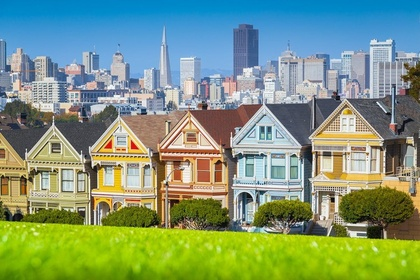
%> input picture demosaicing/training.jpg, 420 x 280 px, shrunk from 750 x 500 before the run
$ octave demosaicing.m   (GNU Octave 9; MATLAB toolbox functions it lacks are replaced by stand-ins)
%> lines starting %> are read from the running program, lines starting %| are printed output that depends on the picture; long printed decimals are rounded
clc; clear;

%% TRAINING
training_img = double(imread("training.jpg"));

r = training_img(:,:,1);
g = training_img(:,:,2);
b = training_img(:,:,3);

r_padded = padarray(r, [2 2], 'symmetric', 'both');
g_padded = padarray(g, [2 2], 'symmetric', 'both');
b_padded = padarray(b, [2 2], 'symmetric', 'both');
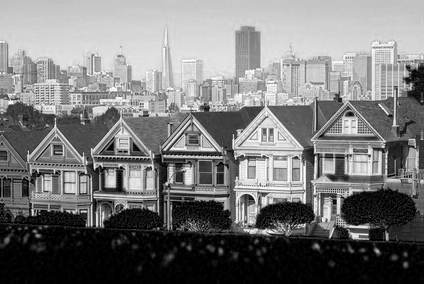
%> b_padded: size 284x424 double; min 0, max 255, mean 121

r = r(:);
g = g(:);
b = b(:);

Xr = im2col(r_padded, [5,5]);
Xg = im2col(g_padded, [5,5]);
Xb = im2col(b_padded, [5,5]);

[Ag_rggb, Ab_rggb] = rggb(Xr, Xg, Xb, g, b);
%> in rggb, `Ag = (X'*X)\X'*green;`: Ag = 25 values, max 0.789 at index 13, min -0.136 at index 11, mean 0.04
%> in rggb, `Ab = (X'*X)\X'*blue;`: Ab = 25 values, max 0.763 at index 13, min -0.121 at index 11, mean 0.04
%> Ag_rggb has the same summary as Ag in rggb; Ab_rggb has the same summary as Ab in rggb
[Ar_gbrg, Ab_gbrg] = gbrg(Xr, Xg, Xb, r, b);
%> in gbrg, `Ar = (X'*X)\X'*red;`: Ar = 25 values, max 0.894 at index 13, min -0.121 at index 7, mean 0.0399
%> in gbrg, `Ab = (X'*X)\X'*blue;`: Ab = 25 values, max 0.817 at index 13, min -0.133 at index 19, mean 0.04
%> Ar_gbrg has the same summary as Ar in gbrg; Ab_gbrg has the same summary as Ab in gbrg
[Ar_grbg, Ab_grbg] = grbg(Xr, Xg, Xb, r, b);
%> in grbg, `Ar = (X'*X)\X'*red;`: Ar = 25 values, max 0.885 at index 13, min -0.121 at index 7, mean 0.0399
%> in grbg, `Ab = (X'*X)\X'*blue;`: Ab = 25 values, max 0.856 at index 13, min -0.129 at index 19, mean 0.0401
%> Ar_grbg has the same summary as Ar in grbg; Ab_grbg has the same summary as Ab in grbg
[Ar_bggr, Ag_bggr] = bggr(Xr, Xg, Xb, r, g);
%> in bggr, `Ar = (X'*X)\X'*red;`: Ar = 25 values, max 0.675 at index 13, min -0.147 at index 23, mean 0.0397
%> in bggr, `Ag = (X'*X)\X'*green;`: Ag = 25 values, max 0.686 at index 13, min -0.146 at index 3, mean 0.0399
%> Ar_bggr has the same summary as Ar in bggr; Ag_bggr has the same summary as Ag in bggr

%% RAW MOSAIC GENERATION
% IF img_i isn't the ground truth RGB you can't calculate RMSE
img_i = imread("test_image.jpg");
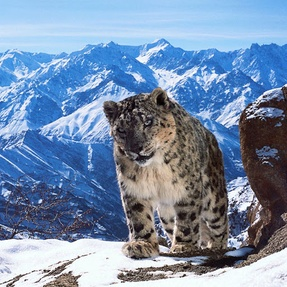
%> input picture demosaicing/test_image.jpg, 287 x 287 px, shrunk from 512 x 512 before the run
%> img_i is the input picture: size 287x287x3 uint8; mean R, G, B 120.2, 142.1, 171.1
img = im2double(img_i);
[m, n, z] = size(img);
%> m = 287; n = 287; z = 3

% USE THIS IF DIRECTLY GIVEN BAYER PATTERN
% mosaic = im2double(imread("test1.png"));
% USE THIS IF SIMULATING A BAYER PATTERN FROM GROUND TRUTH
mosaic = bayer(img, "rggb");
imwrite(mosaic, "bayer.png");

bayer_img = padarray(mosaic, [3 3], 'symmetric', 'both');
%> bayer_img: size 293x293 double
bayer_img(end - 2, :) = []; bayer_img(:, end - 2) = [];
bayer_img(3, :) = []; bayer_img(:, 3) = [];
%> after `bayer_img(:, 3) = []`:
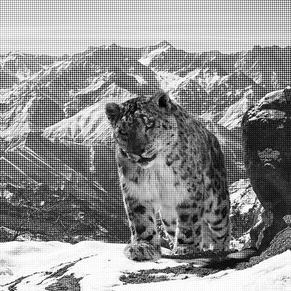
%> bayer_img: size 291x291 double; min 0, max 1, mean 0.567

%% LINEAR REGRESSION
% Assume RGGB Bayer filter
final_r = zeros(m, n);
final_r(1:2:end, 1:2:end) = mosaic(1:2:end, 1:2:end);
final_g = zeros(m, n);
final_g(1:2:end, 2:2:end) = mosaic(1:2:end, 2:2:end);
final_g(2:2:end, 1:2:end) = mosaic(2:2:end, 1:2:end);
final_b = zeros(m, n);
final_b(2:2:end, 2:2:end) = mosaic(2:2:end, 2:2:end);

for row = 3:m + 2
    for col = 3:n + 2
        img_mono = bayer_img(row - 2:row + 2, col - 2:col + 2);
        img_mono = img_mono(:);
        if mod(row, 2) && mod(col, 2)
            final_b(row - 2, col - 2) = Ab_rggb'*img_mono;
            final_g(row - 2, col - 2) = Ag_rggb'*img_mono;
        elseif ~mod(row, 2) && ~mod(col, 2)
            final_g(row - 2, col - 2) = Ag_bggr'*img_mono;
            final_r(row - 2, col - 2) = Ar_bggr'*img_mono;
        elseif mod(row, 2) && ~mod(col, 2)
            final_r(row - 2, col - 2) = Ar_grbg'*img_mono;
            final_b(row - 2, col - 2) = Ab_grbg'*img_mono;
        elseif ~mod(row, 2) && mod(col, 2)
            final_b(row - 2, col - 2) = Ab_gbrg'*img_mono;
            final_r(row - 2, col - 2) = Ar_gbrg'*img_mono;
        end
    end
end
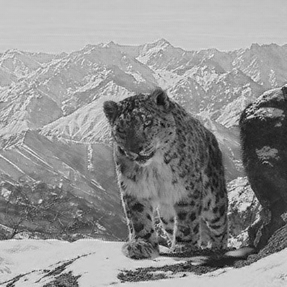
%> final_b: size 287x287 double; min -0.123, max 1.26, mean 0.67; drawn with min black and max white
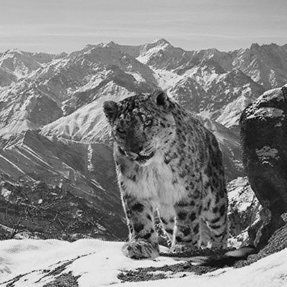
%> final_g: size 287x287 double; min -0.0473, max 1.11, mean 0.557; drawn with min black and max white
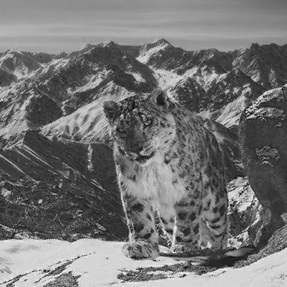
%> final_r: size 287x287 double; min -0.113, max 1.16, mean 0.471; drawn with min black and max white

final = cat(3, final_r, final_g, final_b);
final = uint8(final.*255);
%> final: size 287x287x3 uint8
native_demosaic = demosaic(imread("bayer.png"), "rggb");
imwrite(native_demosaic, "matlabdemosaic.png")
imwrite(final, "linreg.png")

figure;
imshow(final);
title("Demosaiced image using linear regression");

figure;
imshow(native_demosaic);
title("Demosaiced image using MATLAB demosaic()");

rmse = calculate_rmse(final, img_i);
%> in calculate_rmse, `rmse = sqrt(immse(img, original_img));`: rmse = 6.3
%> rmse = 6.3
fprintf("The RMSE between the original and demosaiced image is: %.5f\n", rmse);
%| The RMSE between the original and demosaiced image is: 6.303

rmse_de = calculate_rmse(native_demosaic, img_i);
%> rmse_de = 8.23
fprintf("The RMSE between the original and demosaiced image using MATLAB demosaic() is: %.5f\n", rmse_de);
%| The RMSE between the original and demosaiced image using MATLAB demosaic() is: 8.230

error = rgb2gray(final - img_i).^2;
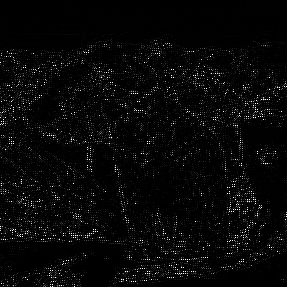
%> error: size 287x287 uint8; min 0, max 255, mean 7.8
imwrite(error, "error.png");

function rmse = calculate_rmse(img, original_img)
    rmse = sqrt(immse(img, original_img));
end

function bayer_img = bayer(img, pattern)
    [h, w, ~] = size(img);
    % Green
    bayer_img = img(:,:,2);

    if pattern == "rggb"
        % Red
        bayer_img(1:2:h, 1:2:w) = img(1:2:h, 1:2:w, 1);
        % Blue
        bayer_img(2:2:h, 2:2:w) = img(2:2:h, 2:2:w, 3);
    elseif pattern == "bggr"
        % Red
        bayer_img(2:2:h, 2:2:w) = img(2:2:h, 2:2:w, 1);
        % Blue
        bayer_img(1:2:h, 1:2:w) = img(1:2:h, 1:2:w, 3);
    elseif pattern == "gbrg"
        % Red
        bayer_img(2:2:h, 1:2:w) = img(2:2:h, 1:2:w, 1);
        % Blue
        bayer_img(1:2:h, 2:2:w) = img(1:2:h, 2:2:w, 3);
    elseif pattern == "grbg"
        % Red
        bayer_img(1:2:h, 2:2:w) = img(1:2:h, 2:2:w, 1);
        % Blue
        bayer_img(2:2:h, 1:2:w) = img(2:2:h, 1:2:w, 3);
    else
        error("Invalid pattern. Must be either 'rggb', 'bggr', 'grbg', or 'gbgr'")
    end
end

function [Ag,Ab] = rggb(Xr, Xg, Xb, green, blue)
    r = zeros(5); r(1:2:end, 1:2:end) = 1;
    g = zeros(5); g(2:2:end) = 1;
    b = zeros(5); b(2:2:end, 2:2:end) = 1;

    X = (r(:).*Xr + g(:).*Xg + b(:).*Xb)';

    Ag = (X'*X)\X'*green;
    Ab = (X'*X)\X'*blue;
end

function [Ar,Ab] = gbrg(Xr, Xg, Xb, red, blue)
    r = zeros(5); r(2:2:end, 1:2:end) = 1;
    g = zeros(5); g(1:2:end) = 1;
    b = zeros(5); b(1:2:end, 2:2:end) = 1;

    X = (r(:).*Xr + g(:).*Xg + b(:).*Xb)';

    Ar = (X'*X)\X'*red;
    Ab = (X'*X)\X'*blue;
end

function [Ar,Ab] = grbg(Xr, Xg, Xb, red, blue)
    r = zeros(5); r(1:2:end, 2:2:end) = 1;
    g = zeros(5); g(1:2:end) = 1;
    b = zeros(5); b(2:2:end, 1:2:end) = 1;

    X = (r(:).*Xr + g(:).*Xg + b(:).*Xb)';

    Ar = (X'*X)\X'*red;
    Ab = (X'*X)\X'*blue;
end

function [Ar,Ag] = bggr(Xr, Xg, Xb, red, green)
    r = zeros(5); r(2:2:end, 2:2:end) = 1;
    g = zeros(5); g(2:2:end) = 1;
    b = zeros(5); b(1:2:end, 1:2:end) = 1;

    X = (r(:).*Xr + g(:).*Xg + b(:).*Xb)';

    Ar = (X'*X)\X'*red;
    Ag = (X'*X)\X'*green;
end
